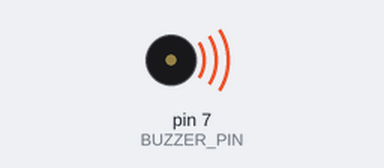
Simulated run of this program. Board: Raspberry Pi (header pin numbers). Shown: buzzer (waves = sounding, pin HIGH). What the program prints to the terminal is not drawn. At 2.0 s the program stops and its outputs stay as they are.

Above: at 0.1 s.
At 2.1 s:
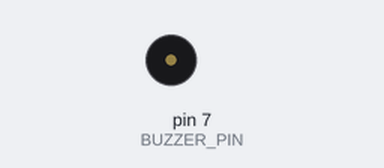
Timing chart, 0 to 3.5 s (numbered marks = the images above):
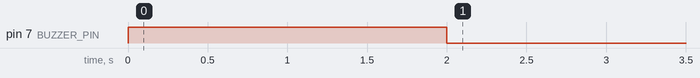

The program:

14_ky012_abuzzer.py
```python
import RPi.GPIO as GPIO
import time


BUZZER_PIN = 7  # Buzzer pin number

GPIO.setmode(GPIO.BOARD)
GPIO.setup(BUZZER_PIN, GPIO.OUT)

print("Active buzzer making 2.5kHz sound for 2 seconds.")

GPIO.output(BUZZER_PIN, GPIO.HIGH)
time.sleep(2)
GPIO.output(BUZZER_PIN, GPIO.LOW)

GPIO.cleanup()  # Clear GPIO
```

Measured:
- by itself, pin 7 (BUZZER_PIN): LOW → HIGH at 0.00 s, → LOW 2.0 s later
